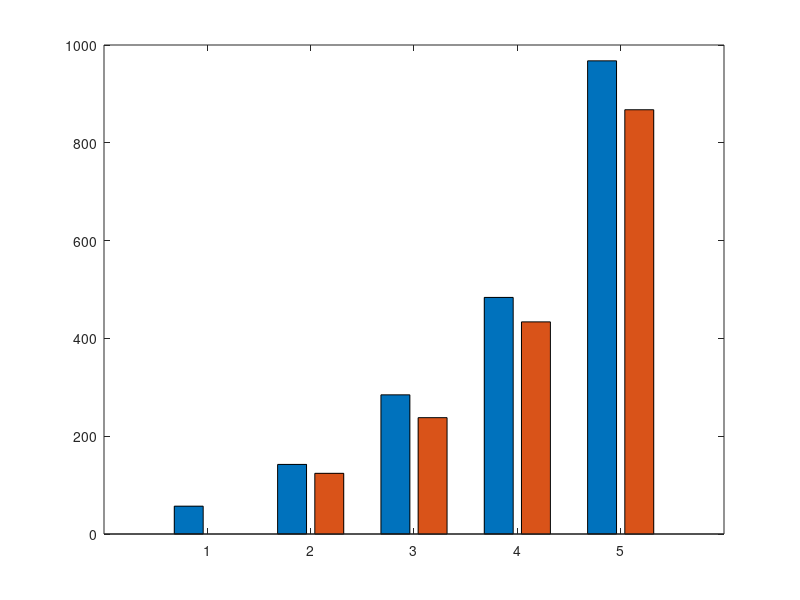

Write MATLAB code to recreate this figure. (Note: this script raises an error after producing the figure.)
%% SELENITE_VERIFY_v3.m
%  Demand-Driven Fleet Sizing & Base Infrastructure Verification
%  Solar-Only Power · Separated ISRU · 1000 VDC · Batch Dump
%
%  CHANGES FROM v2:
%    - Nuclear fission REMOVED from Shackleton (reserved for PKT)
%    - Solar-only power at Shackleton ridge
%    - ISRU plant SEPARATED 200-500m from habitat (LH2 hazard)
%    - Docking zone adjacent to ISRU (propellant transfer)
%    - Beneficiation zone 1 km from habitat (unchanged)
%    - 5 MOLE-I per sub-station node, fleet demand-derived
%    - Continuous tethered ops, substation drums, batch dump
%    - 1000 VDC trunk (from 400 V)
%    - MOLE-I: 1,842 W operating / 122 W keep-alive
%    - mini-VEX: 1,200 W (from 100 W)
%    - ISRU electrolysis power properly accounted (dominant load)
%
%  Author : Jason (Systems Engineering Lead), Selenite Programme
%  Date   : March 2026

clear; clc; close all;

%% === CONSTANTS ===
g0 = 9.81; g_moon = 1.62; Isp = 450; ve = Isp * g0;

fprintf('================================================================\n');
fprintf('  SELENITE v3 - Demand-Driven Verification\n');
fprintf('  Solar-Only / Separated ISRU / 1000 VDC\n');
fprintf('================================================================\n\n');

%% === SECTION 1: ENVIRONMENT & UNIT PARAMETERS ===
fprintf('== SECTION 1: ENVIRONMENT & UNIT PARAMETERS ==\n');

crater.depth_km = 4.2;
crater.wall_slope_deg = 30;
crater.traverse_km = crater.depth_km / sind(crater.wall_slope_deg);
crater.floor_dia_km = 6.5;
crater.floor_area_km2 = pi*(crater.floor_dia_km/2)^2;
crater.T_floor = 40;
crater.ice_design = 0.0446;

solar.illumination = 0.85;
solar.panel_eff = 0.29;
solar.irradiance = 1.361;

mi.prop_yield_yr = 5692;
mi.water_rate_hr = 25 * crater.ice_design;
mi.water_yr = mi.water_rate_hr * 0.80 * 8760;
mi.mass_dry = 357;
mi.pwr_operating = 1842;
mi.pwr_keepalive = 122;
mi.tether_m = 200;

node.units_per = 5;
node.ports_per = 6;
node.overhead_W = 80 + 8*5;
node.mass_kg = 200;

fprintf('  Traverse: %.1f km | Floor: %.1f km2\n', crater.traverse_km, crater.floor_area_km2);
fprintf('  MOLE-I: %d kg dry, %d W operating, %d W keepalive\n', mi.mass_dry, mi.pwr_operating, mi.pwr_keepalive);
fprintf('  Yield: %d kg prop/yr per unit (v2 locked)\n', mi.prop_yield_yr);
fprintf('  Node: %d units, %d W overhead\n\n', node.units_per, node.overhead_W);

%% === SECTION 2: FLEET CONSUMERS ===
fprintf('== SECTION 2: FLEET CONSUMERS ==\n');

probe.prop_per = 6654;
probe.missions_yr = 1;

skip.m_final = 650;
skip.range_km = 100;
skip.v0 = sqrt(skip.range_km*1000*g_moon);
skip.dv_rt = 4*skip.v0*1.05;
skip.fuel_hop = skip.m_final*(exp(skip.dv_rt/ve)-1);
skip.hops_yr = 274;
skip.fuel_yr = skip.hops_yr * skip.fuel_hop;
skip.kreep_yr = skip.hops_yr * 350;

dart.prop_mission = 12370;

ls.elec_eff = 0.722;
ls.prop_equiv_crew = 0.9*365/0.889*ls.elec_eff;

fprintf('  PROBE: %d kg/mission | SKIP: %.0f kg/hop, %.1f t/yr/craft\n', ...
    probe.prop_per, skip.fuel_hop, skip.fuel_yr/1000);
fprintf('  DART: %d kg (single mission) | L/S: %.0f kg/crew/yr\n\n', ...
    dart.prop_mission, ls.prop_equiv_crew);

%% === SECTION 3: DEMAND-DRIVEN FLEET SIZING ===
fprintf('== SECTION 3: DEMAND-DRIVEN FLEET SIZING ==\n');
fprintf('  MOLE-I = ceil(demand x 1.10 / %d), rounded to x5\n\n', mi.prop_yield_yr);

ph.names = {'P3 Y4-7','P4 Y7-9','P5 Y9-12','P6 Y12-15','P7+ Y20+'};
ph.labels = {'P3','P4','P5','P6','P7+'};
ph.n = 5;
ph.dur = [3 2 3 3 5];
ph.nProbe = [3 6 10 15 30];
ph.nSkip = [0 1 2 4 8];
ph.nDart = [0 0 1 1 0];
ph.crew = [0 4 4 6 12];

ph.d_probe = zeros(1,ph.n);
ph.d_skip = zeros(1,ph.n);
ph.d_dart = zeros(1,ph.n);
ph.d_ls = zeros(1,ph.n);

for i = 1:ph.n
    if i == 1
        ph.d_probe(i) = 0;
    else
        ph.d_probe(i) = ph.nProbe(i)*probe.prop_per*probe.missions_yr;
    end
    ph.d_skip(i) = ph.nSkip(i)*skip.fuel_yr;
    if i == 3
        ph.d_dart(i) = dart.prop_mission/ph.dur(i);
    end
    ph.d_ls(i) = ph.crew(i)*ls.prop_equiv_crew;
end
ph.d_total = ph.d_probe + ph.d_skip + ph.d_dart + ph.d_ls;

margin_factor = 1.10;
ph.mi = zeros(1,ph.n);
ph.nodes = zeros(1,ph.n);
for i = 1:ph.n
    if ph.d_total(i) > 0
        raw = ceil(ph.d_total(i)*margin_factor/mi.prop_yield_yr);
    else
        raw = 10;
    end
    ph.mi(i) = ceil(raw/node.units_per)*node.units_per;
    ph.nodes(i) = ph.mi(i)/node.units_per;
end

ph.isru = ph.mi * mi.prop_yield_yr;
ph.margin = ph.isru - ph.d_total;

fprintf('  %-14s %4s %4s %4s %4s | %5s %5s | %8s %8s %8s %8s | %8s %8s %+8s  Status\n', ...
    'Phase','Prb','SKP','DRT','Crew','MI','Nodes', ...
    'Probe(t)','SKIP(t)','DART(t)','L/S(t)','Demand','Supply','Margin');
fprintf('  %s\n', repmat('-',1,120));

for i = 1:ph.n
    if ph.margin(i) >= 5000, st='OK'; elseif ph.margin(i)>=0, st='TIGHT'; else, st='DEFICIT'; end
    fprintf('  %-14s %4d %4d %4d %4d | %5d %5d | %7.1ft %7.1ft %7.1ft %7.1ft | %7.1ft %7.1ft %+7.1ft  %s\n', ...
        ph.names{i}, ph.nProbe(i), ph.nSkip(i), ph.nDart(i), ph.crew(i), ...
        ph.mi(i), ph.nodes(i), ...
        ph.d_probe(i)/1e3, ph.d_skip(i)/1e3, ph.d_dart(i)/1e3, ph.d_ls(i)/1e3, ...
        ph.d_total(i)/1e3, ph.isru(i)/1e3, ph.margin(i)/1e3, st);
end

fprintf('\n  STOCKPILE:\n');
stockpile = 0;
ph.stockpile = zeros(1,ph.n);
for i = 1:ph.n
    stockpile = stockpile + ph.margin(i)*ph.dur(i);
    ph.stockpile(i) = stockpile;
    fprintf('    %s: %+.1f t/yr x %d yr -> %.0f t cumulative\n', ...
        ph.labels{i}, ph.margin(i)/1e3, ph.dur(i), stockpile/1e3);
end

%% === SECTION 4: POWER BUDGET (SOLAR-ONLY, SEPARATED ISRU) ===
fprintf('\n== SECTION 4: POWER BUDGET (SOLAR-ONLY) ==\n');
fprintf('  No fission at Shackleton. ISRU separated 200-500m from habitat.\n\n');

V_trunk = 1000;
ph.water_yr = ph.mi .* mi.water_yr;
ph.water_hr = ph.water_yr / 8760;

% A. PSR power
ph.pwr_psr_fleet = ph.mi * mi.pwr_operating / 1000;
ph.pwr_psr_nodes = ph.nodes * node.overhead_W / 1000;
pipe_kW = 8500*7/1000;
ph.pwr_pipeline = [0 pipe_kW pipe_kW pipe_kW pipe_kW];
ph.pwr_psr = ph.pwr_psr_fleet + ph.pwr_psr_nodes + ph.pwr_pipeline;

% B. ISRU plant (SEPARATED)
% Industrial PEM: ~5.5 kW per kg/hr water
isru_kW_per_kghr = 5.5;
ph.pwr_electrolysis = ph.water_hr * isru_kW_per_kghr;
ph.h2_hr = ph.water_hr * (2/18);
ph.o2_hr = ph.water_hr * (16/18);
ph.pwr_cryo = ph.h2_hr*12 + ph.o2_hr*0.4;
ph.pwr_isru = ph.pwr_electrolysis + ph.pwr_cryo;
ph.n_stacks = ceil(ph.pwr_electrolysis / 50);

% C. Habitat
ph.pwr_eclss = [0 6 6 6 6];
ph.pwr_habitat = [2 6.5 6.5 6.5 6.5];
ph.pwr_comms = 1.5*ones(1,ph.n);
ph.pwr_hab = ph.pwr_eclss + ph.pwr_habitat + ph.pwr_comms;

% D. Surface robots (SINTER self-powered, not in grid)
ph.nMoleS = [4 4 4 6 6]; ph.nARM = [2 4 6 8 8];
ph.nSurvey = [1 1 2 2 2]; ph.nSentinel = [2 2 3 4 4];
ph.pwr_robots = ph.nMoleS*0.8*0.5 + ph.nARM*1.0 + (ph.nSurvey+ph.nSentinel)*0.2;

% E. Beneficiation + Docking
ph.pwr_benef = [0 0 0 15 20];
ph.pwr_dock = [1 2 3 4 5];

% Totals
ph.pwr_base = ph.pwr_hab + ph.pwr_robots + ph.pwr_benef + ph.pwr_dock;
ph.pwr_subtotal = ph.pwr_psr + ph.pwr_isru + ph.pwr_base;
ph.pwr_contingency = ph.pwr_subtotal * 0.20;
ph.pwr_total = ph.pwr_subtotal + ph.pwr_contingency;
ph.solar_cap = ph.pwr_total / solar.illumination;
ph.panel_m2 = ph.solar_cap / (solar.irradiance * solar.panel_eff);

fprintf('  %-5s | %4s %5s | %8s %8s %8s | %8s | %8s %8s | %8s | %7s\n', ...
    'Phase','MI','Nodes','PSR(kW)','Pipe(kW)','ISRU(kW)','Base(kW)', ...
    'Subtot','Conting','TOTAL','Panels');
fprintf('  %s\n', repmat('-',1,105));
for i = 1:ph.n
    fprintf('  %-5s | %4d %5d | %7.0f  %7.0f  %7.0f  | %7.1f  | %7.0f  %7.0f  | %7.0f kW %6.0f m2\n', ...
        ph.labels{i}, ph.mi(i), ph.nodes(i), ...
        ph.pwr_psr_fleet(i)+ph.pwr_psr_nodes(i), ph.pwr_pipeline(i), ph.pwr_isru(i), ...
        ph.pwr_base(i), ph.pwr_subtotal(i), ph.pwr_contingency(i), ...
        ph.pwr_total(i), ph.panel_m2(i));
end
fprintf('\n  SINTER self-powered (onboard reactor) - NOT in grid.\n');

%% === SECTION 5: ISRU PLANT DETAIL ===
fprintf('\n== SECTION 5: ISRU PLANT (SEPARATED) ==\n');
fprintf('  200-500m from habitat. No pressurised connections.\n');
fprintf('  Propellant lines to adjacent docking zone only.\n\n');

for i = 1:ph.n
    lh2_yr = ph.isru(i)*(1/6.5)/1e3;
    lox_yr = ph.isru(i)*(5.5/6.5)/1e3;
    fprintf('  %s (%d MI): %.1f kg/hr water | %d PEM stacks | %.0f kW elec + %.0f kW cryo = %.0f kW ISRU\n', ...
        ph.labels{i}, ph.mi(i), ph.water_hr(i), ph.n_stacks(i), ...
        ph.pwr_electrolysis(i), ph.pwr_cryo(i), ph.pwr_isru(i));
    fprintf('          LH2: %.1ft/yr (%.0f m3) | LOX: %.1ft/yr (%.0f m3)\n', ...
        lh2_yr, lh2_yr*1e3/70.8, lox_yr, lox_yr*1e3/1141);
end

%% === SECTION 6: TRUNK CABLE & INFRASTRUCTURE ===
fprintf('\n== SECTION 6: TRUNK CABLE & INFRASTRUCTURE ==\n');

cu_rho = 0.24e-8; cu_den = 8960;
trunk_m = crater.traverse_km*1000;

for i = 1:ph.n
    psr_kW = ph.pwr_psr(i);
    I = psr_kW*1000/V_trunk;
    if I > 0
        R = 0.05*V_trunk/I;
        A = cu_rho*trunk_m*2/R*1e6;
        mass = A*1e-6*trunk_m*2*cu_den;
    else
        A = 10; mass = 1500; I = 0;
    end
    fprintf('  %s: PSR %.0f kW -> %3.0f A -> %4.0f mm2 -> %5.1f t\n', ...
        ph.labels{i}, psr_kW, I, A, mass/1e3);
end

% Node geometry for max phase
max_nodes = max(ph.nodes);
fprintf('\n  NODE LAYOUT (%d nodes):\n', max_nodes);
ring_nodes=[]; ring_radii=[]; remaining=max_nodes; r=400;
while remaining > 0
    n = min(remaining, max(1,floor(2*pi*r/450)));
    ring_nodes=[ring_nodes n]; ring_radii=[ring_radii r];
    remaining = remaining - n;
    r = r+500;
end
backbone_km = sum(2*pi*ring_radii/1000);
for j = 1:length(ring_nodes)
    sp = 2*pi*ring_radii(j)/max(ring_nodes(j),1);
    fprintf('    Ring %d: %d nodes at %dm (spacing %.0fm, gap %.0fm)\n', ...
        j, ring_nodes(j), ring_radii(j), sp, sp-400);
end
fprintf('    Floor used: %.1f%% of %.1f km2\n', ...
    max_nodes*pi*200^2/(crater.floor_area_km2*1e6)*100, crater.floor_area_km2);

% Infrastructure mass
[~,idx]=max(ph.pwr_psr);
psr_kW=ph.pwr_psr(idx); I=psr_kW*1000/V_trunk;
R=0.05*V_trunk/I; A=cu_rho*trunk_m*2/R*1e6;
trunk_mass = A*1e-6*trunk_m*2*cu_den;
bb_mass = backbone_km*2*10e-6*1000*cu_den;
tether_mass = max_nodes*5*200*2*10e-6*cu_den;
pipe_mass = 8500*3.5*2;
total_infra = trunk_mass+bb_mass+tether_mass+pipe_mass;

fprintf('\n  INFRASTRUCTURE: Trunk %.1ft + Backbone %.1ft + Tethers %.1ft + Pipeline %.1ft = %.1ft\n', ...
    trunk_mass/1e3, bb_mass/1e3, tether_mass/1e3, pipe_mass/1e3, total_infra/1e3);

%% === SECTION 7: MATERIAL HANDLING ===
fprintf('\n== SECTION 7: MATERIAL HANDLING ==\n');
fprintf('  CAMPUS ZONES:\n');
fprintf('    1. HABITAT: Crew quarters, ops hub, ECLSS, medical\n');
fprintf('    2. ISRU:    Electrolysis, cryo, LH2/LOX tanks (200-500m from hab)\n');
fprintf('    3. DOCKING:  PROBE/SKIP collars, ARM, refuelling (adjacent ISRU)\n');
fprintf('    4. BENEF:   KREEP processing, stockpile (1 km from hab)\n');
fprintf('    5. POWER:   Solar arrays on Shackleton ridge\n\n');

fprintf('  KREEP FLOW: SKIP pad -> MOLE-S transport -> Benef Zone -> stockpile -> Earth return\n');
for i = 1:ph.n
    k = ph.nSkip(i)*skip.kreep_yr/1e3;
    c = k*0.04;
    fprintf('    %s: %d SKIPs -> %.0f t/yr raw -> %.1f t/yr concentrate (4%% recovery)\n', ...
        ph.labels{i}, ph.nSkip(i), k, c);
end

fprintf('\n  PGM FLOW: PROBE dock -> ARM unload -> stockpile -> Earth return\n');
for i = 1:ph.n
    if i==1, fprintf('    %s: Earth-fuelled scouts only\n', ph.labels{i});
    else, fprintf('    %s: %d PROBEs -> %.1f t/yr Ni-Fe/PGM\n', ph.labels{i}, ph.nProbe(i), ph.nProbe(i)*1.5);
    end
end

%% === SECTION 8: FAILURE ANALYSIS ===
fprintf('\n== SECTION 8: FAILURE ANALYSIS ==\n');
dem_p6 = ph.d_total(4);
min_mi = ceil(dem_p6/mi.prop_yield_yr);
fprintf('  P6: %.0ft demand -> min %d MI | fleet %d -> %d spare\n', ...
    dem_p6/1e3, min_mi, ph.mi(4), ph.mi(4)-min_mi);
fprintf('  Stockpile at P6 end: %.0f t (%.1f months reserve)\n', ...
    ph.stockpile(4)/1e3, ph.stockpile(4)/dem_p6*12);

spares = ceil(ph.mi(end)*0.12);
fprintf('  Cold spares: %d units (12%% of P7+ fleet)\n', spares);

%% === SECTION 9: FIGURES ===
x = 1:ph.n;

figure('Name','Fig 1: Propellant Balance','Position',[50 50 900 500]);
b=bar(x,[ph.isru;ph.d_total]'/1e3,'grouped');
b(1).FaceColor=[.18 .55 .82]; b(2).FaceColor=[.85 .32 .24];
hold on; plot(x,ph.margin/1e3,'k--o','LineWidth',2,'MarkerFaceColor',[.2 .7 .3],'MarkerSize',8);
yline(0,'k:'); ylabel('Propellant (t/yr)'); xticks(x); xticklabels(ph.labels);
legend('ISRU Supply','Demand','Margin','Location','northwest');
title('Propellant Balance - Demand-Driven'); grid on; set(gca,'FontSize',11);
for i=1:ph.n, text(i,ph.isru(i)/1e3+20,sprintf('%d MI\n%d nodes',ph.mi(i),ph.nodes(i)),...
    'HorizontalAlignment','center','FontSize',9,'FontWeight','bold'); end

figure('Name','Fig 2: Demand Composition','Position',[50 600 900 500]);
b2=bar(x,[ph.d_probe;ph.d_skip;ph.d_dart;ph.d_ls]'/1e3,'stacked');
b2(1).FaceColor=[.18 .42 .72]; b2(2).FaceColor=[.85 .32 .24];
b2(3).FaceColor=[.72 .52 .18]; b2(4).FaceColor=[.3 .65 .3];
hold on; plot(x,ph.isru/1e3,'k-s','LineWidth',2.5,'MarkerFaceColor','k','MarkerSize',8);
ylabel('Propellant (t/yr)'); xticks(x); xticklabels(ph.labels);
legend('PROBE','SKIP','DART','Life Support','ISRU Supply','Location','northwest');
title('Demand Composition'); grid on; set(gca,'FontSize',11);

figure('Name','Fig 3: Power Budget','Position',[1000 50 950 550]);
pz = [ph.pwr_psr_fleet+ph.pwr_psr_nodes; ph.pwr_pipeline; ph.pwr_isru; ph.pwr_base; ph.pwr_contingency]';
b3=bar(x,pz,'stacked');
c3={[.85 .32 .24],[.18 .55 .82],[.92 .65 .15],[.3 .65 .3],[.6 .6 .6]};
for j=1:5, b3(j).FaceColor=c3{j}; end
ylabel('Power (kW)'); xticks(x); xticklabels(ph.labels);
legend('PSR Fleet','Pipeline','ISRU Plant','Base','Contingency','Location','northwest');
title('Power Budget by Zone (Solar-Only)'); grid on; set(gca,'FontSize',11);
for i=1:ph.n, text(i,ph.pwr_total(i)+10,sprintf('%.0f kW\n%.0f m2',ph.pwr_total(i),ph.panel_m2(i)),...
    'HorizontalAlignment','center','FontSize',9,'FontWeight','bold'); end

figure('Name','Fig 4: Solar Array','Position',[1000 600 800 450]);
bar(x,ph.panel_m2,'FaceColor',[.92 .75 .18]);
ylabel('Panel Area (m2)'); xticks(x); xticklabels(ph.labels);
title('Solar Array Area by Phase (GaAs 29%, 85% sun)'); grid on; set(gca,'FontSize',11);
for i=1:ph.n, text(i,ph.panel_m2(i)+50,sprintf('%.0f m2\n(%.2f ha)',ph.panel_m2(i),ph.panel_m2(i)/1e4),...
    'HorizontalAlignment','center','FontSize',10); end

figure('Name','Fig 5: Stockpile','Position',[50 1150 900 450]);
yrs=[]; st=[]; c=0; ys=4;
for i=1:ph.n, for y=1:ph.dur(i), c=c+ph.margin(i); yrs=[yrs ys+y-1]; st=[st c/1e3]; end; ys=ys+ph.dur(i); end
plot(yrs,st,'b-','LineWidth',2.5); hold on; yline(410,'r--','LineWidth',1.5);
ps=cumsum([4 ph.dur]);
for i=1:ph.n, xline(ps(i),'k:'); text(ps(i)+.3,max(st)*.95,ph.labels{i},'FontSize',10,'FontWeight','bold'); end
xlabel('Year'); ylabel('Stockpile (t)'); title('Propellant Stockpile'); grid on; set(gca,'FontSize',11);

figure('Name','Fig 6: Fleet Scaling','Position',[1000 1150 800 450]);
yyaxis left; bar(x,ph.mi,'FaceColor',[.18 .55 .82]); ylabel('MOLE-I Units');
yyaxis right; plot(x,ph.nodes,'r-o','LineWidth',2.5,'MarkerFaceColor','r','MarkerSize',8); ylabel('Nodes');
xticks(x); xticklabels(ph.labels); title('Fleet & Node Scaling'); grid on; set(gca,'FontSize',11);
legend('MOLE-I','Nodes','Location','northwest');

%% === SUMMARY ===
fprintf('\n================================================================\n');
fprintf('  v3 SUMMARY\n');
fprintf('================================================================\n');
fprintf('  Power: SOLAR-ONLY | ISRU: SEPARATED | Trunk: %d VDC\n\n', V_trunk);
all_pass = true;
for i=1:ph.n
    s='PASS'; if ph.margin(i)<0, s='FAIL'; all_pass=false; end
    fprintf('  %s: %3d MI (%2d nodes) | %5.0ft supply - %5.0ft demand = %+5.0ft [%s]\n', ...
        ph.labels{i}, ph.mi(i), ph.nodes(i), ph.isru(i)/1e3, ph.d_total(i)/1e3, ph.margin(i)/1e3, s);
end
fprintf('\n');
for i=1:ph.n
    fprintf('  %s: %4.0f kW total | %4.0f kW solar | %5.0f m2 panels (%.2f ha)\n', ...
        ph.labels{i}, ph.pwr_total(i), ph.solar_cap(i), ph.panel_m2(i), ph.panel_m2(i)/1e4);
end
fprintf('\n  Stockpile: %.0f t | Infra: %.0f t | Spares: %d units\n', ...
    stockpile/1e3, total_infra/1e3, spares);
if all_pass
    fprintf('\n  ** ALL PHASES BALANCED [PASS] **\n');
else
    fprintf('\n  !! BALANCE FAILURE [FAIL] !!\n');
end
fprintf('================================================================\n');
